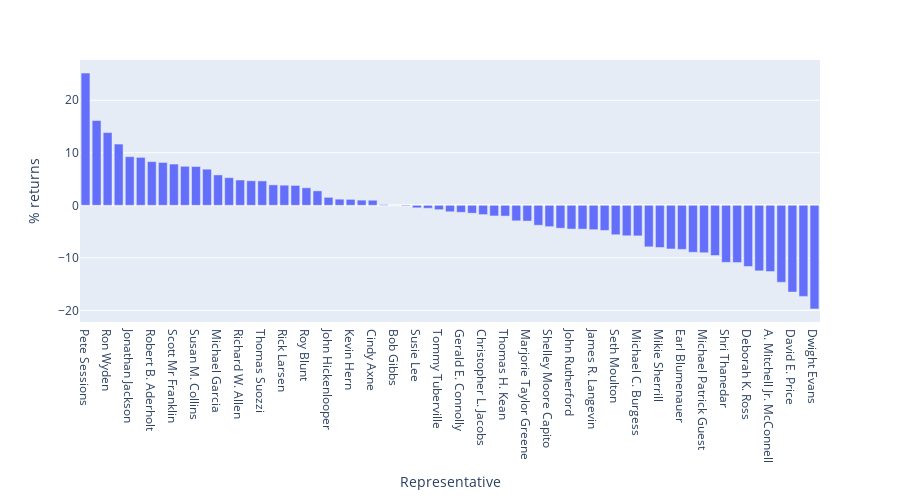

The notebook cell this image was saved under:
### Code cell
congress_man_returns = pd.DataFrame(summary_df.groupby(['Representative'])['% returns'].mean())
congress_man_returns.sort_values(by = ['% returns'], ascending = False,
                                    inplace = True)

fig = px.bar(congress_man_returns,y ='% returns', height = 500)
fig.show()

### Figure 1 — Plotly figure (JSON) as saved in the notebook; plotly's stock layout.template omitted (floating-point values rounded to 4 significant figures)
{"data": [{"alignmentgroup": "True", "hovertemplate": "Representative=%{x}<br>% returns=%{y}<extra></extra>", "legendgroup": "", "marker": {"color": "#636efa", "pattern": {"shape": ""}}, "name": "", "offsetgroup": "", "orientation": "v", "showlegend": false, "textposition": "auto", "type": "bar", "x": ["Pete Sessions", "Garret Graves", "Ron Wyden", "Nancy Pelosi", "Jonathan Jackson", "Blake Moore", "Robert B. Aderholt", "Kathy Manning", "Scott Mr Franklin", "Patrick Fallon", "Susan M. Collins", "Alan S. Lowenthal", "Michael Garcia", "Thomas R. Carper", "Richard W. Allen", "Robert J. Wittman", "Thomas Suozzi", "William R. Keating", "Rick Larsen", "Jacky Rosen", "Roy Blunt", "Josh Gottheimer", "John Hickenlooper", "Lloyd Doggett", "Kevin Hern", "Daniel Goldman", "Cindy Axne", "John Curtis", "Bob Gibbs", "Dan Newhouse", "Susie Lee", "Dan Sullivan", "Tommy Tuberville", "Abigail Spanberger", "Gerald E. Connolly", "Lois Frankel", "Christopher L. Jacobs", "Tina Smith", "Thomas H. Kean", "Zoe Lofgren", "Marjorie Taylor Greene", "Jared Moskowitz", "Shelley Moore Capito", "Donald Sternoff Beyer Jr.", "John Rutherford", "Angus King", "James R. Langevin", "Daniel Meuser", "Seth Moulton", "Jennifer Mcclellan", "Michael C. Burgess", "Deb Fischer", "Mikie Sherrill", "David B. Mckinley", "Earl Blumenauer", "Carol Devine Miller", "Michael Patrick Guest", "John Thune", "Shri Thanedar", "Ed Perlmutter", "Deborah K. Ross", "Mo Brooks", "A. Mitchell Jr. McConnell", "Virginia Foxx", "David E. Price", "Sheldon Whitehouse", "Dwight Evans"], "xaxis": "x", "y": [25.17, 16.14, 13.85, 11.66, 9.255, 9.125, 8.318, 8.157, 7.857, 7.427, 7.387, 6.876, 5.784, 5.26, 4.817, 4.67, 4.64, 3.89, 3.83, 3.783, 3.332, 2.751, 1.517, 1.167, 1.13, 0.985, 0.9675, 0.1346, -0.005246, -0.1304, -0.4802, -0.5656, -0.8367, -1.229, -1.331, -1.5, -1.772, -2.026, -2.051, -2.956, -3.004, -3.8, -4.064, -4.36, -4.522, -4.535, -4.643, -4.786, -5.6, -5.801, -5.821, -7.908, -8.033, -8.313, -8.395, -8.946, -9.03, -9.558, -10.87, -10.9, -11.65, -12.48, -12.61, -14.65, -16.53, -17.34, -19.72], "yaxis": "y"}], "layout": {"barmode": "relative", "height": 500, "legend": {"tracegroupgap": 0}, "margin": {"t": 60}, "xaxis": {"anchor": "y", "domain": [0, 1], "title": {"text": "Representative"}}, "yaxis": {"anchor": "x", "domain": [0, 1], "title": {"text": "% returns"}}}}
